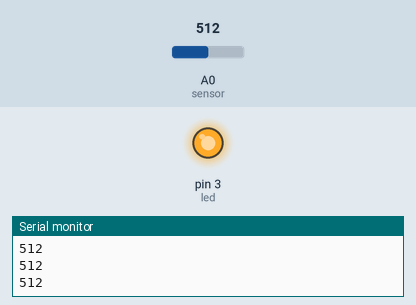
Bench run of a sketch on a simulated Arduino Uno, built with avr-gcc and run on an emulated ATmega328P. Shown: output pins drawn as LEDs (lit = HIGH), the last lines printed to the serial monitor. Inputs (shaded band) come from the test bench; at power-on: A0 (sensor) = 512.

Above: at 1.2 s.
1.3 s: A0 (sensor) set to 32
2.8 s: A0 (sensor) set to 26
At 3.7 s:
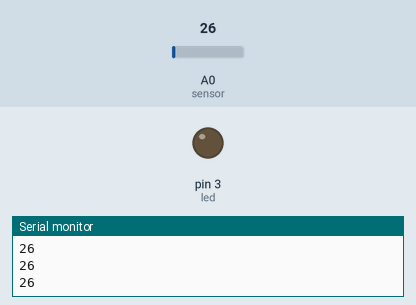
4.3 s: A0 (sensor) set to 122
At 4.8 s:
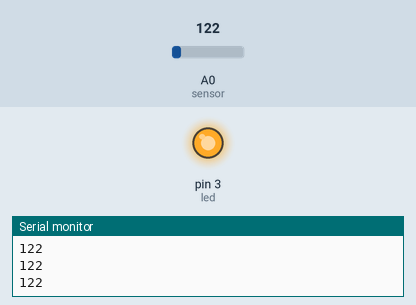
5.8 s: A0 (sensor) set to 20
At 7.2 s:
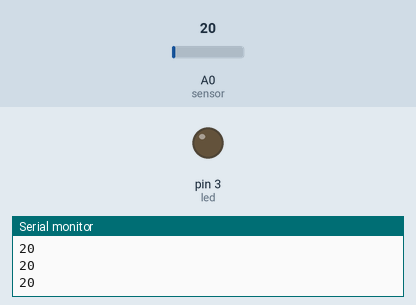
Timing chart, 0 to 8.3 s (numbered marks = the images above; inputs shaded):
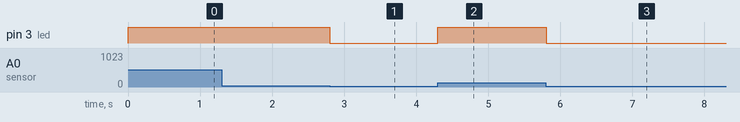

The sketch:

tile_velostat_proto.ino
```cpp
int led = 3;
int sensor = A0;
int threshold = 30;

void setup() {
pinMode(led,OUTPUT);
pinMode(A0,INPUT);
Serial.begin(9600);
  // put your setup code here, to run once:

}

void loop() {
 int pressure = analogRead(sensor);
 if (pressure >=threshold ){
   digitalWrite(led,HIGH);
 }
 else digitalWrite(led,LOW);
 Serial.println(pressure);
  // put your main code here, to run repeatedly:

}
```

Measured:
- the behaviour switches between 30 and 29 on A0 (sensor) (found by bisection; images 0 and 1)
- after the input at 2.8 s, pin 3 (led): HIGH → LOW at once
- after the input at 4.3 s, pin 3 (led): LOW → HIGH at once
- after the input at 5.8 s, pin 3 (led): HIGH → LOW at once
